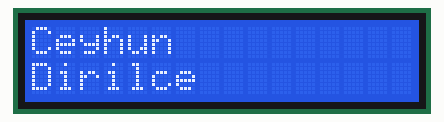
Recording of a sketch running on a simulated Arduino Uno, built with avr-gcc and run on an emulated ATmega328P. On the bench: 16×2 character LCD.

Above: at 0.1 s.
At 1.1 s:
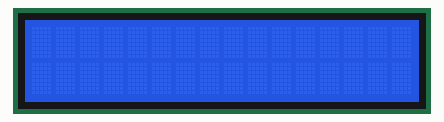
At 2.1 s:
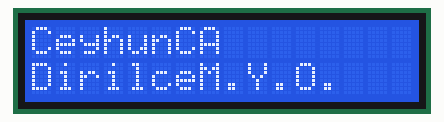

The sketch:

Clear.ino
```cpp
#include <LiquidCrystal.h> // KÜTÜPHANE DOSYASI EKLENDİ
LiquidCrystal lcd(8, 9, 4, 5, 6, 7); // RS, En, D4, D5, D6, D7

void setup()
{
lcd.begin(16, 2); // LCD KÜTÜPHANESİ 2 SATIR 16 KARAKTER OLARAK BAŞLATILIYOR
}
void loop()
{
lcd.setCursor(0,0);   // KURSOR O. SATIR O. KARAKTERE KONUMLANIYOR.
lcd.print("Ceyhun");   //KARAKTERLER YAZILIYOR
lcd.setCursor(0,1);   // KURSOR 1. SATIR O. KARAKTERE KONUMLANIYOR.
lcd.print("Dirilce");  // KARAKTERLER YAZILIYOR
delay(1000);
lcd.clear();
delay(1000);
lcd.print("AKCAKOCA"); // KARAKTERLER YAZILIYOR
lcd.setCursor(6,1); // KURSOR 1. SATIR O. KARAKTERE KONUMLANIYOR.
lcd.print(" M.Y.O."); // KARAKTERLER YAZILIYOR
}
```

Measured:
- by itself, everything shown: repeats every 2.0 s, in 3 steps
- what the display in image 1 shows lasts 1.0 s, from 1.1 s to 2.1 s
